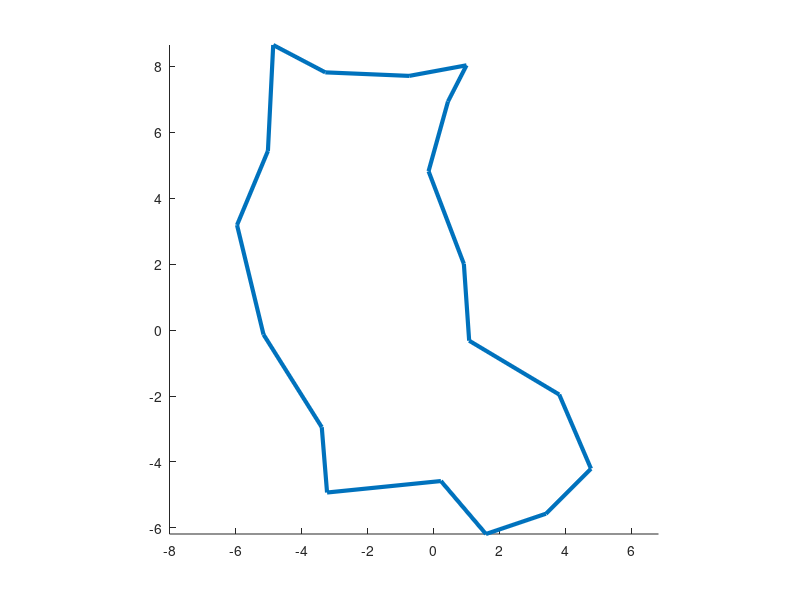

Write MATLAB code to recreate this figure.
% dessin Loire

load Loiremini
np=length(xs);
xs(np+1)=xs(1);
ys(np+1)=ys(1);
maxy=30;
%maxy=max(YS);
zs=maxy*ones(1,np+1);
%axis([ xmin xmax ymin ymax])
plot3(xs,ys,zs,'linewidth',3)
axis equal
view (2);
hold on